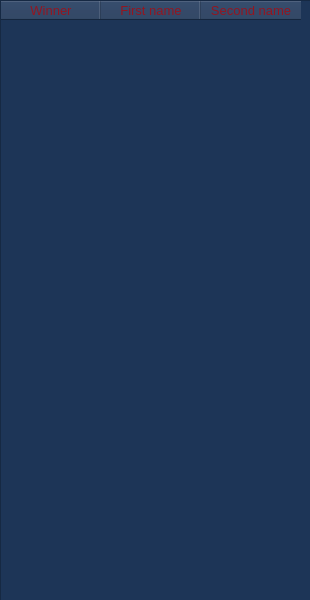
<?xml version="1.0" encoding="UTF-8"?>
<ui version="4.0">
 <class>HistoryDialog</class>
 <widget class="QDialog" name="HistoryDialog">
  <property name="geometry">
   <rect>
    <x>0</x>
    <y>0</y>
    <width>310</width>
    <height>600</height>
   </rect>
  </property>
  <property name="minimumSize">
   <size>
    <width>310</width>
    <height>600</height>
   </size>
  </property>
  <property name="maximumSize">
   <size>
    <width>310</width>
    <height>600</height>
   </size>
  </property>
  <property name="windowTitle">
   <string>History</string>
  </property>
  <widget class="QTableWidget" name="tableWidget">
   <property name="geometry">
    <rect>
     <x>0</x>
     <y>0</y>
     <width>375</width>
     <height>601</height>
    </rect>
   </property>
   <property name="minimumSize">
    <size>
     <width>375</width>
     <height>0</height>
    </size>
   </property>
   <property name="maximumSize">
    <size>
     <width>375</width>
     <height>601</height>
    </size>
   </property>
   <property name="palette">
    <palette>
     <active>
      <colorrole role="WindowText">
       <brush brushstyle="SolidPattern">
        <color alpha="255">
         <red>255</red>
         <green>255</green>
         <blue>255</blue>
        </color>
       </brush>
      </colorrole>
      <colorrole role="Button">
       <brush brushstyle="SolidPattern">
        <color alpha="255">
         <red>29</red>
         <green>53</green>
         <blue>87</blue>
        </color>
       </brush>
      </colorrole>
      <colorrole role="Light">
       <brush brushstyle="SolidPattern">
        <color alpha="255">
         <red>43</red>
         <green>80</green>
         <blue>130</blue>
        </color>
       </brush>
      </colorrole>
      <colorrole role="Midlight">
       <brush brushstyle="SolidPattern">
        <color alpha="255">
         <red>36</red>
         <green>66</green>
         <blue>108</blue>
        </color>
       </brush>
      </colorrole>
      <colorrole role="Dark">
       <brush brushstyle="SolidPattern">
        <color alpha="255">
         <red>14</red>
         <green>26</green>
         <blue>43</blue>
        </color>
       </brush>
      </colorrole>
      <colorrole role="Mid">
       <brush brushstyle="SolidPattern">
        <color alpha="255">
         <red>19</red>
         <green>35</green>
         <blue>58</blue>
        </color>
       </brush>
      </colorrole>
      <colorrole role="Text">
       <brush brushstyle="SolidPattern">
        <color alpha="255">
         <red>255</red>
         <green>255</green>
         <blue>255</blue>
        </color>
       </brush>
      </colorrole>
      <colorrole role="BrightText">
       <brush brushstyle="SolidPattern">
        <color alpha="255">
         <red>255</red>
         <green>255</green>
         <blue>255</blue>
        </color>
       </brush>
      </colorrole>
      <colorrole role="ButtonText">
       <brush brushstyle="SolidPattern">
        <color alpha="255">
         <red>0</red>
         <green>0</green>
         <blue>0</blue>
        </color>
       </brush>
      </colorrole>
      <colorrole role="Base">
       <brush brushstyle="SolidPattern">
        <color alpha="255">
         <red>29</red>
         <green>53</green>
         <blue>87</blue>
        </color>
       </brush>
      </colorrole>
      <colorrole role="Window">
       <brush brushstyle="SolidPattern">
        <color alpha="255">
         <red>29</red>
         <green>53</green>
         <blue>87</blue>
        </color>
       </brush>
      </colorrole>
      <colorrole role="Shadow">
       <brush brushstyle="SolidPattern">
        <color alpha="255">
         <red>0</red>
         <green>0</green>
         <blue>0</blue>
        </color>
       </brush>
      </colorrole>
      <colorrole role="AlternateBase">
       <brush brushstyle="SolidPattern">
        <color alpha="255">
         <red>14</red>
         <green>26</green>
         <blue>43</blue>
        </color>
       </brush>
      </colorrole>
      <colorrole role="ToolTipBase">
       <brush brushstyle="SolidPattern">
        <color alpha="255">
         <red>255</red>
         <green>255</green>
         <blue>220</blue>
        </color>
       </brush>
      </colorrole>
      <colorrole role="ToolTipText">
       <brush brushstyle="SolidPattern">
        <color alpha="255">
         <red>0</red>
         <green>0</green>
         <blue>0</blue>
        </color>
       </brush>
      </colorrole>
      <colorrole role="PlaceholderText">
       <brush brushstyle="SolidPattern">
        <color alpha="128">
         <red>255</red>
         <green>255</green>
         <blue>255</blue>
        </color>
       </brush>
      </colorrole>
     </active>
     <inactive>
      <colorrole role="WindowText">
       <brush brushstyle="SolidPattern">
        <color alpha="255">
         <red>255</red>
         <green>255</green>
         <blue>255</blue>
        </color>
       </brush>
      </colorrole>
      <colorrole role="Button">
       <brush brushstyle="SolidPattern">
        <color alpha="255">
         <red>29</red>
         <green>53</green>
         <blue>87</blue>
        </color>
       </brush>
      </colorrole>
      <colorrole role="Light">
       <brush brushstyle="SolidPattern">
        <color alpha="255">
         <red>43</red>
         <green>80</green>
         <blue>130</blue>
        </color>
       </brush>
      </colorrole>
      <colorrole role="Midlight">
       <brush brushstyle="SolidPattern">
        <color alpha="255">
         <red>36</red>
         <green>66</green>
         <blue>108</blue>
        </color>
       </brush>
      </colorrole>
      <colorrole role="Dark">
       <brush brushstyle="SolidPattern">
        <color alpha="255">
         <red>14</red>
         <green>26</green>
         <blue>43</blue>
        </color>
       </brush>
      </colorrole>
      <colorrole role="Mid">
       <brush brushstyle="SolidPattern">
        <color alpha="255">
         <red>19</red>
         <green>35</green>
         <blue>58</blue>
        </color>
       </brush>
      </colorrole>
      <colorrole role="Text">
       <brush brushstyle="SolidPattern">
        <color alpha="255">
         <red>255</red>
         <green>255</green>
         <blue>255</blue>
        </color>
       </brush>
      </colorrole>
      <colorrole role="BrightText">
       <brush brushstyle="SolidPattern">
        <color alpha="255">
         <red>255</red>
         <green>255</green>
         <blue>255</blue>
        </color>
       </brush>
      </colorrole>
      <colorrole role="ButtonText">
       <brush brushstyle="SolidPattern">
        <color alpha="255">
         <red>0</red>
         <green>0</green>
         <blue>0</blue>
        </color>
       </brush>
      </colorrole>
      <colorrole role="Base">
       <brush brushstyle="SolidPattern">
        <color alpha="255">
         <red>29</red>
         <green>53</green>
         <blue>87</blue>
        </color>
       </brush>
      </colorrole>
      <colorrole role="Window">
       <brush brushstyle="SolidPattern">
        <color alpha="255">
         <red>29</red>
         <green>53</green>
         <blue>87</blue>
        </color>
       </brush>
      </colorrole>
      <colorrole role="Shadow">
       <brush brushstyle="SolidPattern">
        <color alpha="255">
         <red>0</red>
         <green>0</green>
         <blue>0</blue>
        </color>
       </brush>
      </colorrole>
      <colorrole role="AlternateBase">
       <brush brushstyle="SolidPattern">
        <color alpha="255">
         <red>14</red>
         <green>26</green>
         <blue>43</blue>
        </color>
       </brush>
      </colorrole>
      <colorrole role="ToolTipBase">
       <brush brushstyle="SolidPattern">
        <color alpha="255">
         <red>255</red>
         <green>255</green>
         <blue>220</blue>
        </color>
       </brush>
      </colorrole>
      <colorrole role="ToolTipText">
       <brush brushstyle="SolidPattern">
        <color alpha="255">
         <red>0</red>
         <green>0</green>
         <blue>0</blue>
        </color>
       </brush>
      </colorrole>
      <colorrole role="PlaceholderText">
       <brush brushstyle="SolidPattern">
        <color alpha="128">
         <red>255</red>
         <green>255</green>
         <blue>255</blue>
        </color>
       </brush>
      </colorrole>
     </inactive>
     <disabled>
      <colorrole role="WindowText">
       <brush brushstyle="SolidPattern">
        <color alpha="255">
         <red>14</red>
         <green>26</green>
         <blue>43</blue>
        </color>
       </brush>
      </colorrole>
      <colorrole role="Button">
       <brush brushstyle="SolidPattern">
        <color alpha="255">
         <red>29</red>
         <green>53</green>
         <blue>87</blue>
        </color>
       </brush>
      </colorrole>
      <colorrole role="Light">
       <brush brushstyle="SolidPattern">
        <color alpha="255">
         <red>43</red>
         <green>80</green>
         <blue>130</blue>
        </color>
       </brush>
      </colorrole>
      <colorrole role="Midlight">
       <brush brushstyle="SolidPattern">
        <color alpha="255">
         <red>36</red>
         <green>66</green>
         <blue>108</blue>
        </color>
       </brush>
      </colorrole>
      <colorrole role="Dark">
       <brush brushstyle="SolidPattern">
        <color alpha="255">
         <red>14</red>
         <green>26</green>
         <blue>43</blue>
        </color>
       </brush>
      </colorrole>
      <colorrole role="Mid">
       <brush brushstyle="SolidPattern">
        <color alpha="255">
         <red>19</red>
         <green>35</green>
         <blue>58</blue>
        </color>
       </brush>
      </colorrole>
      <colorrole role="Text">
       <brush brushstyle="SolidPattern">
        <color alpha="255">
         <red>14</red>
         <green>26</green>
         <blue>43</blue>
        </color>
       </brush>
      </colorrole>
      <colorrole role="BrightText">
       <brush brushstyle="SolidPattern">
        <color alpha="255">
         <red>255</red>
         <green>255</green>
         <blue>255</blue>
        </color>
       </brush>
      </colorrole>
      <colorrole role="ButtonText">
       <brush brushstyle="SolidPattern">
        <color alpha="255">
         <red>14</red>
         <green>26</green>
         <blue>43</blue>
        </color>
       </brush>
      </colorrole>
      <colorrole role="Base">
       <brush brushstyle="SolidPattern">
        <color alpha="255">
         <red>29</red>
         <green>53</green>
         <blue>87</blue>
        </color>
       </brush>
      </colorrole>
      <colorrole role="Window">
       <brush brushstyle="SolidPattern">
        <color alpha="255">
         <red>29</red>
         <green>53</green>
         <blue>87</blue>
        </color>
       </brush>
      </colorrole>
      <colorrole role="Shadow">
       <brush brushstyle="SolidPattern">
        <color alpha="255">
         <red>0</red>
         <green>0</green>
         <blue>0</blue>
        </color>
       </brush>
      </colorrole>
      <colorrole role="AlternateBase">
       <brush brushstyle="SolidPattern">
        <color alpha="255">
         <red>29</red>
         <green>53</green>
         <blue>87</blue>
        </color>
       </brush>
      </colorrole>
      <colorrole role="ToolTipBase">
       <brush brushstyle="SolidPattern">
        <color alpha="255">
         <red>255</red>
         <green>255</green>
         <blue>220</blue>
        </color>
       </brush>
      </colorrole>
      <colorrole role="ToolTipText">
       <brush brushstyle="SolidPattern">
        <color alpha="255">
         <red>0</red>
         <green>0</green>
         <blue>0</blue>
        </color>
       </brush>
      </colorrole>
      <colorrole role="PlaceholderText">
       <brush brushstyle="SolidPattern">
        <color alpha="128">
         <red>255</red>
         <green>255</green>
         <blue>255</blue>
        </color>
       </brush>
      </colorrole>
     </disabled>
    </palette>
   </property>
   <property name="focusPolicy">
    <enum>Qt::NoFocus</enum>
   </property>
   <property name="gridStyle">
    <enum>Qt::NoPen</enum>
   </property>
   <column>
    <property name="text">
     <string>Winner</string>
    </property>
    <property name="font">
     <font>
      <pointsize>10</pointsize>
     </font>
    </property>
    <property name="background">
     <color>
      <red>255</red>
      <green>255</green>
      <blue>255</blue>
     </color>
    </property>
    <property name="foreground">
     <brush brushstyle="SolidPattern">
      <color alpha="255">
       <red>146</red>
       <green>22</green>
       <blue>33</blue>
      </color>
     </brush>
    </property>
   </column>
   <column>
    <property name="text">
     <string>First name</string>
    </property>
    <property name="font">
     <font>
      <pointsize>10</pointsize>
     </font>
    </property>
    <property name="background">
     <color>
      <red>255</red>
      <green>255</green>
      <blue>255</blue>
     </color>
    </property>
    <property name="foreground">
     <brush brushstyle="SolidPattern">
      <color alpha="255">
       <red>146</red>
       <green>22</green>
       <blue>33</blue>
      </color>
     </brush>
    </property>
   </column>
   <column>
    <property name="text">
     <string>Second name</string>
    </property>
    <property name="font">
     <font>
      <pointsize>10</pointsize>
     </font>
    </property>
    <property name="foreground">
     <brush brushstyle="SolidPattern">
      <color alpha="255">
       <red>146</red>
       <green>22</green>
       <blue>33</blue>
      </color>
     </brush>
    </property>
   </column>
  </widget>
 </widget>
 <resources/>
 <connections/>
</ui>
